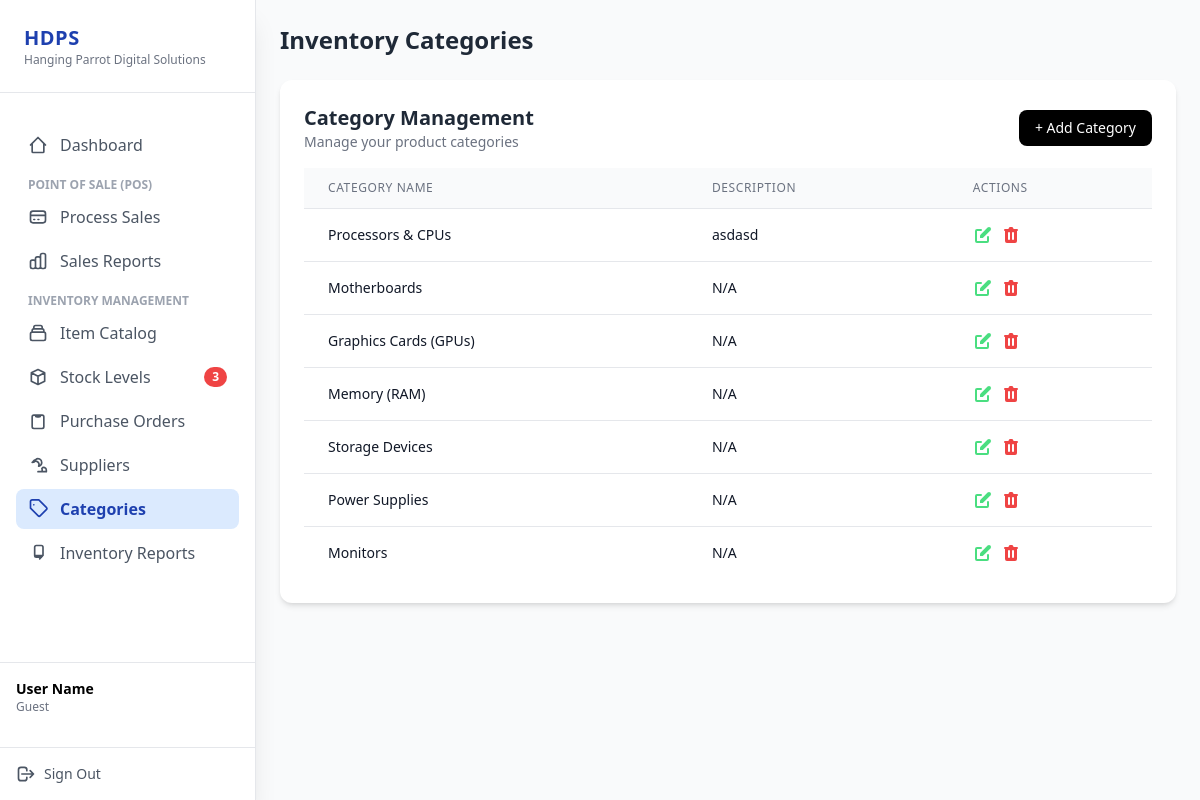
/categories.php, run on the app's committed database.
### tables this page shows
CREATE TABLE `categories` (
  `category_id` int(11) NOT NULL,
  `category_name` varchar(100) NOT NULL,
  `category_description` text NOT NULL,
  `created_at` timestamp NOT NULL DEFAULT current_timestamp(),
  `updated_at` timestamp NOT NULL DEFAULT current_timestamp() ON UPDATE current_timestamp()
);

### database/database.php (called while the page is built, shortened)
<?php
class Database
{
    private $serverName = ("mysql:host=localhost;dbname=computer_store");
    private $userName = ("root");
    private $userPass = ("");
    private $fetchDefault = array(PDO::ATTR_DEFAULT_FETCH_MODE => PDO::FETCH_ASSOC);
    public function conn()
    {
        try {
            $this->conn = new PDO($this->serverName, $this->userName, $this->userPass, $this->fetchDefault);
            return $this->conn;
        } catch (PDOException $e) {
            echo "Error : " . $e->getMessage();
            exit;
        }
    }
    public function select_categories()
    {
        $sql = $this->conn()->prepare("SELECT * FROM categories");
        $sql->execute();
        $categories = $sql->fetchAll();
        return $categories;
    }
}
$database = new Database();

### categories.php (the view, shortened to what this page needs)
<?php
include "database/database.php";
$database->create_category();
$database->update_category();
$database->delete_category();
$categories = $database->select_categories();
?>
<head>
    <script src="https://cdn.tailwindcss.com"></script>
</head>
<body class="flex bg-gray-50 min-h-screen">
    <?php include "sidebar.php"; ?>
    <main class="flex-1 ml-0 md:ml-64 p-6">
        <header class="mb-6">
            <h2 class="text-2xl font-bold text-gray-800">Inventory Categories</h2>
        </header>
        <section class="bg-white rounded-xl shadow-md p-6">
            <div class="flex items-center justify-between mb-4">
                <div>
                    <h3 class="text-xl font-bold text-gray-800">Category Management</h3>
                    <p class="text-sm text-gray-500">Manage your product categories</p>
                </div>
                <button id="openAddCategoryModal"
                    class="px-4 py-2 text-sm bg-black text-white rounded-lg hover:bg-gray-800">
                    + Add Category
                </button>
            </div>
            <div class="overflow-x-auto">
                <table class="min-w-full divide-y divide-gray-200">
                    <thead class="bg-gray-50">
                        <tr>
                            <th scope="col"
                                class="px-6 py-3 text-left text-xs font-medium text-gray-500 uppercase tracking-wider">
                                Category Name
                            </th>
                            <th scope="col"
                                class="px-6 py-3 text-left text-xs font-medium text-gray-500 uppercase tracking-wider">
                                Description
                            </th>
                            <th scope="col"
                                class="px-6 py-3 text-left text-xs font-medium text-gray-500 uppercase tracking-wider">
                                Actions
                            </th>
                        </tr>
                    </thead>
                    <tbody class="bg-white divide-y divide-gray-200">
                        <?php foreach ($categories as $cat): ?>
                            <tr>
                                <td class="px-6 py-4 whitespace-nowrap text-sm text-gray-900"><?= $cat['category_name'] ?>
                                </td>
                                <td class="px-6 py-4 whitespace-nowrap text-sm text-gray-900">
                                    <?= $cat['category_description'] ? htmlspecialchars($cat['category_description']) : "N/A"?>
                                </td>
                                <td class="px-6 py-4 whitespace-nowrap text-sm font-medium">
                                    <div class="flex space-x-2">
                                        <button class="text-green-400 hover:text-green-600 openEditCategoryModal"
                                            data-id="<?= $cat['category_id'] ?>"
                                            data-name="<?= htmlspecialchars($cat['category_name']) ?>"
                                            data-description="<?= htmlspecialchars($cat['category_description']) ?>">
                                        </button>
                                        <button class="text-red-500 hover:text-red-700 openDeleteCategoryModal"
                                            data-id="<?= $cat['category_id'] ?>"
                                            data-name="<?= htmlspecialchars($cat['category_name']) ?>"
                                            data-description="<?= htmlspecialchars($cat['category_description']) ?>">
                                        </button>
                                    </div>
                                </td>
                            </tr>
                        <?php endforeach; ?>
                    </tbody>
                </table>
            </div>
        </section>
    </main>
</body>

### data on the page
categories: category_name "Processors & CPUs", category_description "asdasd"
categories: category_name "Motherboards", category_description "N/A"
categories: category_name "Graphics Cards (GPUs)", category_description "N/A"
categories: category_name "Memory (RAM)", category_description "N/A"
categories: category_name "Storage Devices", category_description "N/A"
categories: category_name "Power Supplies", category_description "N/A"
categories: category_name "Monitors", category_description "N/A"

### other printed values
$username "User Name"
$role "Guest"
